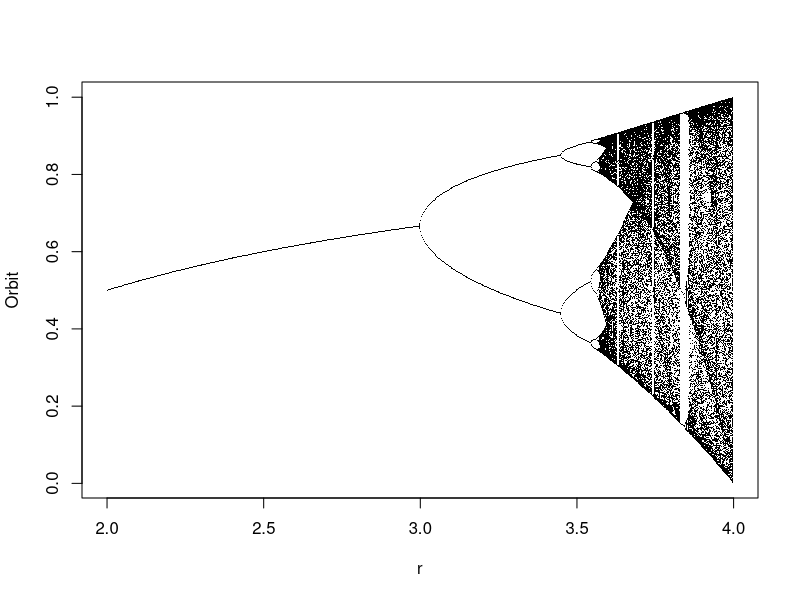

Generate this figure with R: (Note: this script raises an error after producing the figure.)
## ---- chunk 1
library(tidyverse)
library(numDeriv)
## ---- chunk 2

logistic.map <- function(r, x, N, M){
  ## r: bifurcation parameter
  ## x: initial value
  ## N: number of iteration
  ## M: number of iteration points to be returned
  z <- 1:N
  z[1] <- x
  for(i in c(1:(N-1))){
    z[i+1] <- r *z[i]  * (1 - z[i])
  }
  ## Return the last M iterations 
  z[c((N-M):N)]
}

## Set scanning range for bifurcation parameter r
my.r <- seq(2, 4, by=0.003)

Orbit <- sapply(my.r, logistic.map,  x=0.1, N=1000, M=300)
Orbit <- as.vector(Orbit)
r <- sort(rep(my.r, 301))

plot(Orbit ~ r, pch=".")

#data.frame(xn) %>% ggplot(aes(x,y)) + geom_point()
## ---- chunk 3
lyap <- function(a,trans=300,num=1000){
    x0 <- runif(1)
    for(time in 1:trans){
        x1 <- f(x0,a=a);x0 <- x1
    }
    sl <- 0
    for(time in 1:num){
        x1 <- f(x0,a=a);x0 <- x1
        sl <- sl+log(abs(grad(f,x1,a=a)))
    }
    sl/num
}

a <- seq(0.5,4,length=100)
ly <- sapply(a,lyap)
plot(a,ly,t="l")

## ---- chunk 4
data <- seq(-10,10,1)

parabola <- function(x) {4*x*(1-x)}

ly <- sapply(data,parabola)

plot(data, ly,t = "l")

## ---- chunk 5

